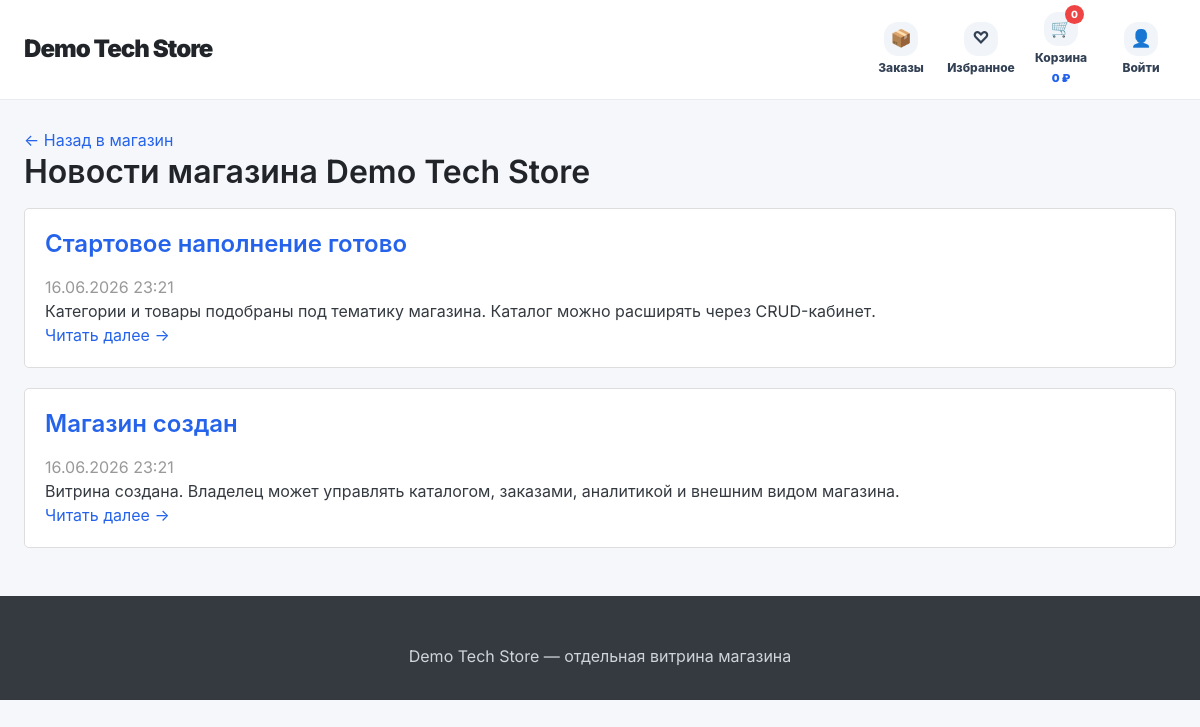
The page /shops/demo-tech-store/news/ on the database its author committed.
### shops/models.py (models this page shows, shortened)
class Shop(models.Model):
    owner = models.ForeignKey(User, on_delete=models.CASCADE, related_name='shops')
    name = models.CharField(max_length=100, verbose_name='Название магазина')
    slug = models.SlugField(unique=True, verbose_name='URL-адрес')
    description = models.TextField(blank=True, verbose_name='Описание')
    custom_css = models.TextField(blank=True, null=True, verbose_name='Кастомный CSS')
    template_key = models.CharField(max_length=40, default='modern', verbose_name='Базовый шаблон')
    is_demo = models.BooleanField(default=False, verbose_name='Демо-магазин')
    assistant_level = models.CharField(max_length=20, default='basic', verbose_name='Уровень ИИ-помощника')
    city = models.CharField(max_length=100, default='Екатеринбург', verbose_name='Город магазина')
    address = models.CharField(max_length=250, blank=True, verbose_name='Адрес магазина')
    hosting_enabled = models.BooleanField(default=False, verbose_name='Хостинг на платформе')
    theme_color = models.CharField(max_length=20, default='#4361ee', verbose_name='Цвет темы')
    delivery_enabled = models.BooleanField(default=True, verbose_name='Доставка включена')
    delivery_price = models.DecimalField(max_digits=10, decimal_places=2, default=0, verbose_name='Стоимость доставки')
    delivery_description = models.TextField(blank=True, default='Доставка рассчитывается при оформлении заказа', verbose_name='Описание доставки')
    payment_enabled = models.BooleanField(default=True, verbose_name='Оплата включена')
    payment_methods = models.CharField(max_length=200, default='Банковская карта, оплата при получении', verbose_name='Способы оплаты')
    created_at = models.DateTimeField(auto_now_add=True, verbose_name='Дата создания')
    class Meta:
        verbose_name = 'Магазин'
        verbose_name_plural = 'Магазины'

class News(models.Model):
    shop = models.ForeignKey(Shop, on_delete=models.CASCADE, related_name='news')
    title = models.CharField(max_length=200, verbose_name='Заголовок')
    content = models.TextField(verbose_name='Содержание')
    created_at = models.DateTimeField(auto_now_add=True, verbose_name='Дата публикации')
    class Meta:
        verbose_name = 'Новость'
        verbose_name_plural = 'Новости'
        ordering = ['-created_at']

### shops/views.py (the view)
# urls.py: path('<slug:shop_slug>/news/', views.shop_news, name='shop_news'),
def shop_news(request, shop_slug):
    shop = get_object_or_404(Shop, slug=shop_slug)
    news_list = shop.news.all()
    context = {
        'shop': shop,
        'news_list': news_list,
        'seller_shops': seller_shops_for(request.user),
        'seller_section': 'products',
    }
    return render(request, 'shops/news_list.html', context)

### config/context_processors.py (called while the page is built, shortened)
def user_roles(request):
    context = {
        'is_super_admin': False,
        'is_seller': False,
        'is_customer': False,
        'active_shop_slug': None,
    }
    try:
        if getattr(request, 'resolver_match', None):
            context['active_shop_slug'] = request.resolver_match.kwargs.get('shop_slug')
    except Exception:
        context['active_shop_slug'] = None
    return context

### shops/views.py (called while the page is built)
def seller_shops_for(user):
    if not user.is_authenticated:
        return Shop.objects.none()
    return user.shops.all().order_by('-created_at')

### templates/shops/news_list.html (shortened to what this page needs)
{% extends 'shops/shop_base.html' %}
{% block content %}
    <p><a href="{% url 'shop_front' shop.slug %}">← Назад в магазин</a></p>
    <h1>Новости магазина {{ shop.name }}</h1>
    {% for news in news_list %}
        <div style="background: white; border: 1px solid #ddd; border-radius: 5px; padding: 20px; margin-bottom: 20px;">
            <h2><a href="{% url 'news_detail' shop.slug news.id %}">{{ news.title }}</a></h2>
            <p style="color: #999;">{{ news.created_at|date:"d.m.Y H:i" }}</p>
            <p>{{ news.content|truncatewords:50 }}</p>
            <a href="{% url 'news_detail' shop.slug news.id %}">Читать далее →</a>
        </div>
    {% empty %}
        <p>Новостей пока нет.</p>
    {% endfor %}
{% endblock %}

### templates/shops/shop_base.html (shortened to what this page needs)
<!DOCTYPE html>
<html lang="ru">
<head>
    <link rel="stylesheet" href="/static/css/amazon-style.css">
</head>
<body>
    <header class="store-header">
        <div class="store-header-inner">
            <div class="store-logo"><a href="{% url 'shop_front' shop.slug %}">{{ shop.name }}</a></div>
            <nav class="store-nav">
                {% if user.is_authenticated and user.id == shop.owner_id %}
                    <a href="{% url 'shop_dashboard' shop.slug %}" class="owner-back">← Вернуться в ЛК продавца</a>
                {% else %}
                    <a class="store-nav-item" href="{% url 'customer_orders' shop.slug %}"><span class="store-nav-icon">📦</span><span>Заказы</span></a>
                    <a class="store-nav-item" href="{% url 'favorites_list' shop.slug %}"><span class="store-nav-icon">♡</span><span>Избранное</span></a>
                    <a class="store-nav-item" href="{% url 'cart_view' shop.slug %}"><span class="store-nav-icon">🛒<span class="store-cart-badge">{{ cart_count|default:0 }}</span></span><span>Корзина</span><span class="store-cart-sum">{{ cart_sum|default:0 }} ₽</span></a>
                    {% if user.is_authenticated %}<a class="store-nav-item" href="{% url 'customer_profile' shop.slug %}"><span class="store-nav-icon">👤</span><span>Профиль</span></a>{% else %}<a class="store-nav-item" href="{% url 'shop_customer_login' shop.slug %}"><span class="store-nav-icon">👤</span><span>Войти</span></a>{% endif %}
                {% endif %}
            </nav>
        </div>
    </header>
    <main class="container" style="padding-top: 28px;">
        {% block content %}{% endblock %}
    </main>
    <footer class="footer"><div class="footer-content"><p>{{ shop.name }} — отдельная витрина магазина</p></div></footer>
</body>
</html>

### static/css/amazon-style.css (style rules this page uses)
:root { --primary: #4361ee; --primary-dark: #3a56d4; --primary-light: #e8edff; --secondary: #6c757d; --success: #28a745; --danger: #dc3545; --warning: #ffc107; --info: #17a2b8; --dark: #1a1a2e; --light: #f8f9fa; --white: #ffffff; --gray-100: #f8f9fa; --gray-200: #e9ecef; --gray-300: #dee2e6; --gray-400: #ced4da; --gray-500: #adb5bd; --gray-600: #6c757d; --gray-700: #495057; --gray-800: #343a40; --gray-900: #212529; --spacing-xs: 4px; --spacing-sm: 8px; --spacing-md: 16px; --spacing-lg: 24px; --spacing-xl: 32px; --spacing-2xl: 48px; --font-family: 'Inter', -apple-system, BlinkMacSystemFont, 'Segoe UI', Roboto, 'Helvetica Neue', Arial, sans-serif; --font-size-xs: 12px; --font-size-sm: 14px; --font-size-md: 16px; --font-size-lg: 18px; --font-size-xl: 24px; --font-size-2xl: 32px; --radius-sm: 4px; --radius-md: 8px; --radius-lg: 12px; --radius-xl: 16px; --radius-full: 9999px; --shadow-sm: 0 1px 2px 0 rgba(0, 0, 0, 0.05); --shadow-md: 0 4px 6px -1px rgba(0, 0, 0, 0.1); --shadow-lg: 0 10px 15px -3px rgba(0, 0, 0, 0.1); --shadow-xl: 0 20px 25px -5px rgba(0, 0, 0, 0.1); }
* { margin: 0; padding: 0; box-sizing: border-box; }
body { font-family: var(--font-family); font-size: var(--font-size-md); line-height: 1.5; color: var(--gray-800); background-color: var(--white); }
h1, h2, h3, h4, h5, h6 { margin-bottom: var(--spacing-md); font-weight: 600; line-height: 1.25; color: var(--gray-900); }
h1 { font-size: var(--font-size-2xl); }
h2 { font-size: var(--font-size-xl); }
a { color: var(--primary); text-decoration: none; transition: color 0.2s ease; }
.container { max-width: 1280px; margin: 0 auto; padding: 0 var(--spacing-lg); }
.footer { background: var(--gray-800); color: var(--gray-400); padding: var(--spacing-2xl) var(--spacing-lg) var(--spacing-lg); margin-top: var(--spacing-2xl); }
.footer-content { max-width: 1280px; margin: 0 auto; text-align: center; }
.footer p { margin-bottom: var(--spacing-sm); }

### rows shown on the page
Shop: name "Demo Tech Store"
News: title "Стартовое наполнение готово", created_at "16.06.2026 23:21", content "Категории и товары подобраны под тематику магазина. Каталог можно расширять через CRUD-кабинет."
News: title "Магазин создан", created_at "16.06.2026 23:21", content "Витрина создана. Владелец может управлять каталогом, заказами, аналитикой и внешним видом магазина."

### other values the page prints
{{ cart_count|default:0 }} "0"
{{ cart_sum|default:0 }} "0"
